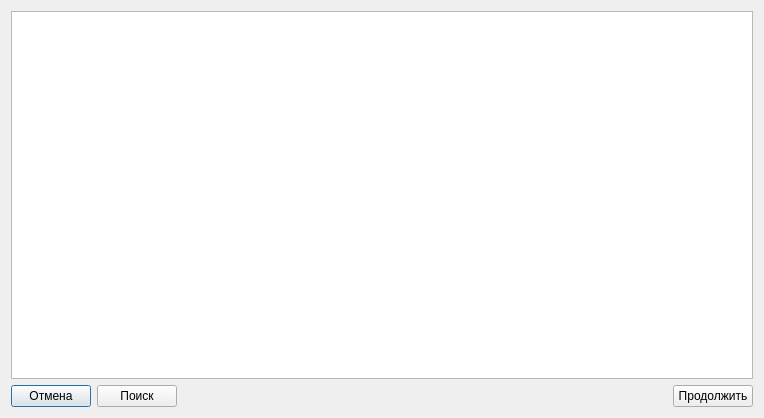
<?xml version="1.0" encoding="UTF-8"?>
<ui version="4.0">
 <class>PhoneFindDialog</class>
 <widget class="QDialog" name="PhoneFindDialog">
  <property name="geometry">
   <rect>
    <x>0</x>
    <y>0</y>
    <width>764</width>
    <height>418</height>
   </rect>
  </property>
  <property name="windowTitle">
   <string>Проверка телефона</string>
  </property>
  <layout class="QVBoxLayout" name="verticalLayout">
   <item>
    <layout class="QHBoxLayout" name="contactLayout"/>
   </item>
   <item>
    <widget class="QTableView" name="mpResultView">
     <attribute name="horizontalHeaderStretchLastSection">
      <bool>true</bool>
     </attribute>
    </widget>
   </item>
   <item>
    <layout class="QHBoxLayout" name="horizontalLayout_5">
     <item>
      <widget class="QPushButton" name="mpCancel">
       <property name="text">
        <string>Отмена</string>
       </property>
      </widget>
     </item>
     <item>
      <widget class="QPushButton" name="mpFind">
       <property name="text">
        <string>Поиск</string>
       </property>
      </widget>
     </item>
     <item>
      <spacer name="horizontalSpacer">
       <property name="orientation">
        <enum>Qt::Horizontal</enum>
       </property>
       <property name="sizeHint" stdset="0">
        <size>
         <width>40</width>
         <height>20</height>
        </size>
       </property>
      </spacer>
     </item>
     <item>
      <widget class="QPushButton" name="mpNext">
       <property name="text">
        <string>Продолжить</string>
       </property>
      </widget>
     </item>
    </layout>
   </item>
  </layout>
 </widget>
 <resources/>
 <connections/>
</ui>
